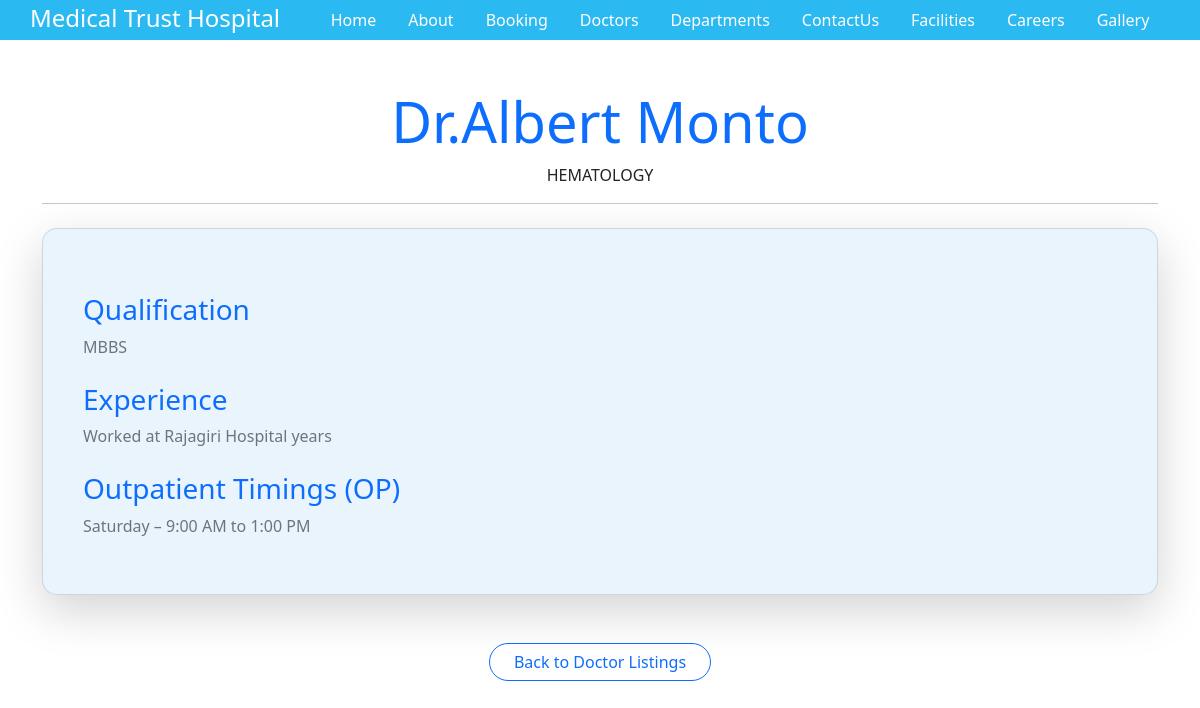
The app's page /doctordetails/1/ with its own data.
### secondapp/models.py (models this page shows, shortened)
class  DoctorsModel(models.Model):
    department=models.ForeignKey(DepartmentModel,on_delete=models.CASCADE,null=True,blank=True,related_name='doctors')
    name=models.CharField(max_length=50,null=True,blank=True)
    qualification=models.CharField(max_length=100,null=True,blank=True)
    experience=models.CharField(max_length=100,null=True,blank=True)
    op=models.CharField(max_length=50,null=True,blank=True)
    doctor_image = models.ImageField(null=True, blank=True, upload_to='doctors')

class DepartmentModel(models.Model):
    name=models.CharField(max_length=100,null=True,blank=True)
    description=models.TextField(null=True,blank=True)
    def __str__(self):
        return self.name

### secondapp/views.py (the view)
# urls.py: path('doctordetails/<int:id>/',views.DoctorDetails,name='doctordetails'),
def DoctorDetails(request,id):
    doc=get_object_or_404(DoctorsModel,id=id)
    return render(request,'doctordetails.html',{'doc':doc})

### templates/doctordetails.html
{% extends 'base.html' %}
{% load static %}
{% block content %}
<link href="{% static 'css/departmentstyle.css' %}" rel="stylesheet">
<div class="container my-5">
    <div class="text-center mb-4">
        <h1 class="display-4 text-primary font-weight-bold">{{doc.name}}</h1>
        {{doc.department}}
        <hr class="mb-4">
    </div>
    <div class="card shadow-lg p-4" style="background-color: #eaf4fc; border-radius: 15px;">
        <div class="card-body">
            <h3 class="text-primary font-weight-bold mt-4">Qualification</h3>
            <p class="text-muted">{{ doc.qualification }}</p>
            <h3 class="text-primary font-weight-bold mt-4">Experience</h3>
            <p class="text-muted">{{ doc.experience }} years</p>
            <h3 class="text-primary font-weight-bold mt-4">Outpatient Timings (OP)</h3>
            <p class="text-muted">{{ doc.op }}</p>
        </div>
    </div>
    <div class="text-center mt-5">
        <a href="{% url 'doctorspage' %}" class="btn btn-outline-primary rounded-pill px-4">Back to Doctor Listings</a>
    </div>
</div>
{% endblock %}

### records on screen
DoctorsModel: name "Dr.Albert Monto", department "HEMATOLOGY", qualification "MBBS", experience "Worked at Rajagiri Hospital", op "Saturday – 9:00 AM to 1:00 PM"
